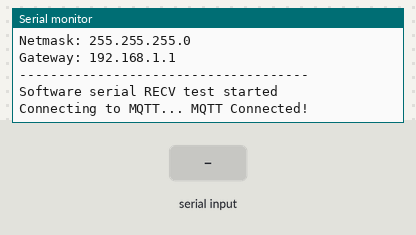
A sketch run on a simulated ESP8266 (NodeMCU). On the bench: the last lines printed to the serial monitor. The inputs (shaded band) are chosen by the test bench. WiFi joins after 1.5 s; servers stay silent unless stated; no MQTT or app messages arrive unless stated.

Above: at 2.8 s.
2.9 s: "noise" received over the second serial link
At 3.5 s:
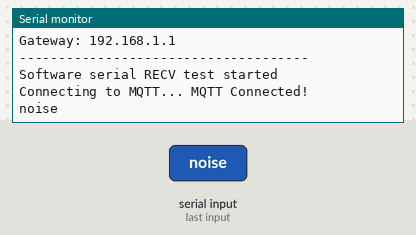
4.4 s: "humidity" received over the second serial link
At 4.8 s:
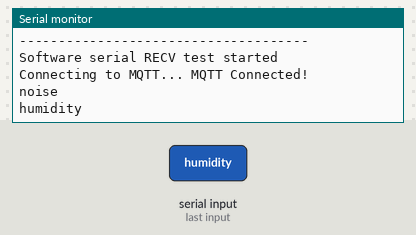
5.9 s: "temp" received over the second serial link
At 7.1 s:
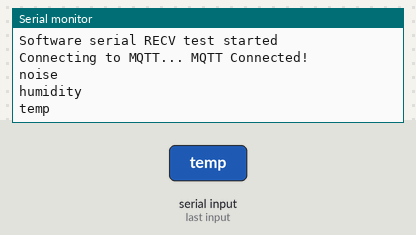
7.4 s: "light" received over the second serial link
At 8.0 s:
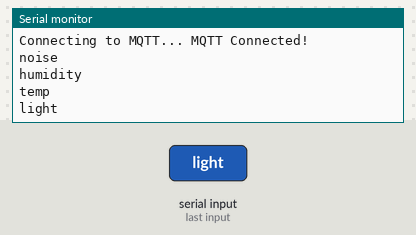

The sketch:

swser_esp_recv_env.ino
```cpp
#include <SoftwareSerial.h>
#include <stdio.h>
#include <string.h>
#include "Adafruit_MQTT.h"
#include "Adafruit_MQTT_Client.h"
#include <ESP8266WiFi.h>

/*********** WIFI Credentials ***********/
#define WLAN_SSID       "connectory 2"
#define WLAN_PASS       "c0nn3ct0ry2"
/****************************************/

/********** Adafruit.io Setup  **********/
#define AIO_SERVER      "io.adafruit.com"
#define AIO_SERVERPORT  1883               // use 8883 for SSL
#define AIO_USERNAME    "connectory_io"
#define AIO_KEY         "76805a2a35c84583a9ac77cd9ec5f546"
/****************************************/

/**************** Other *****************/
#define PIN_RX 14
#define PIN_TX 12
#define INPUT_SIZE 31
/****************************************/

/********** Global State ****************/
// Create an ESP8266 WiFiClient class to connect to the MQTT server.
WiFiClient client;

// Setup the MQTT client class by passing in the WiFi client and MQTT server and login details.
Adafruit_MQTT_Client mqtt(&client, AIO_SERVER, AIO_SERVERPORT, AIO_USERNAME, AIO_KEY);
/****************************************/

/*************** Feeds ******************/
// Setup publishing feeds
// Notice MQTT paths for AIO follow the form: <username>/feeds/<feedname>
Adafruit_MQTT_Publish light = Adafruit_MQTT_Publish(&mqtt, AIO_USERNAME "/feeds/photocell");
Adafruit_MQTT_Publish humidity = Adafruit_MQTT_Publish(&mqtt, AIO_USERNAME "/feeds/humidity");
Adafruit_MQTT_Publish temp = Adafruit_MQTT_Publish(&mqtt, AIO_USERNAME "/feeds/temp");
Adafruit_MQTT_Publish noise = Adafruit_MQTT_Publish(&mqtt, AIO_USERNAME "/feeds/noise");
/****************************************/

SoftwareSerial swSer(PIN_RX, PIN_TX, false, 256);

void setup() {
  // define pin modes for tx, rx:
  pinMode(PIN_RX, INPUT);
  pinMode(PIN_TX, OUTPUT);
  Serial.begin(9600);

  swSer.begin(9600);
  while (!Serial) {
    ; // wait for serial port to connect. Needed for native USB port only
  }

  // connect WiFi
  Serial.println();
  Serial.println();
  Serial.print("Connecting to ");
  Serial.println(WLAN_SSID);

  WiFi.begin(WLAN_SSID, WLAN_PASS);

  while (WiFi.status() != WL_CONNECTED) {
    delay(500);
    Serial.print(".");
  }

  Serial.println("");
  Serial.println("WiFi connected");
  Serial.println("IP address: ");
  Serial.println(WiFi.localIP());
  Serial.print("Netmask: ");
  Serial.println(WiFi.subnetMask());
  Serial.print("Gateway: ");
  Serial.println(WiFi.gatewayIP());
  Serial.println("-------------------------------------");

  Serial.println("\nSoftware serial RECV test started");
}

void loop() {
  MQTT_connect();
  delay(50);
  char incomingSerialData[INPUT_SIZE+1] = {0};
  //char commandString[INPUT_SIZE+1] = {0};
  if (getCommand(incomingSerialData) > 0) {
    //
//    strcpy(commandString, incomingSerialData);
//    Serial.print("command string: ");
//    Serial.print(incomingSerialData);
//    Serial.print(" || ");
//    Serial.println(commandString);
    //
    //delay(50);
    parseCommand(incomingSerialData);
    delay(50);
    //swSer.flush();
    //Serial.println("loop");
  }
}

int getCommand(char *incomingSerialData)
{
  int incomingSerialDataIndex = 0; // Stores the next 'empty space' in the array

  while(swSer.available() > 0)
  {
    incomingSerialData[incomingSerialDataIndex] = swSer.read();
    if (incomingSerialData[incomingSerialDataIndex] != 13) {
      incomingSerialDataIndex++; // Ensure the next byte is added in the next position
    }
    incomingSerialData[incomingSerialDataIndex] = 0;
  }

  if (incomingSerialDataIndex > 0) {
    //Serial.println(incomingSerialData);
    //Serial.print("\n");
  }

  return incomingSerialDataIndex;
}

void parseCommand(char *commandString) {
  char *command = strtok(commandString, ":");
  char pubSet[2][INPUT_SIZE/2+1];
  int index = 0;
  while (command != NULL && index < 2) {
    Serial.println(command);
    if (command != NULL && command != 0 && strlen(command)>3) {
      //pubSet[index] = command;
      strcpy(pubSet[index], command);
      index++;
    }
    command = strtok(NULL, ":");
  }
  if (index > 1) {
    if (pubSet[0] != NULL && pubSet[1] != NULL) {
      Serial.print("pubSet[0]= ");
      Serial.print(pubSet[0]); Serial.print(" ");
      Serial.print("pubSet[1]= ");
      Serial.println(pubSet[1]);
      publishToFeed(pubSet[0], pubSet[1]);
//      if (strcmp(pubSet[0], "noise") == 0) {
//        if (! noise.publish(pubSet[1])) {
//          Serial.println(F("noise publish failed"));
//        } else {
//          Serial.println(F("noise publish OK!"));
//        }
//      }
    }
  }

}

void publishToFeed(char *feed, char *value) {
  Serial.print("feed= ");
  Serial.print(feed); Serial.print(" ");
  Serial.print("value= ");
  Serial.println(value);
  if (strcmp(feed, "noise") == 0) {
    if (! noise.publish(value)) {
      Serial.println(F("noise publish failed"));
    } else {
      Serial.println(F("noise publish OK!"));
    }
  }
  else if (strcmp(feed, "humidity") == 0) {
    if (! humidity.publish(value)) {
      Serial.println(F("humidity publish failed"));
    } else {
      Serial.println(F("humidity publish OK!"));
    }
  }
  else if (strcmp(feed, "temp") == 0) {
    if (! temp.publish(value)) {
      Serial.println(F("temp publish failed"));
    } else {
      Serial.println(F("temp publish OK!"));
    }
  }
  else if (strcmp(feed, "light") == 0) {
    if (! light.publish(value)) {
      Serial.println(F("light publish failed"));
    } else {
      Serial.println(F("light publish OK!"));
    }
  }
}

// Function to connect and reconnect as necessary to the MQTT server.
// Should be called in the loop function and it will take care if connecting.
void MQTT_connect() {
  int8_t ret;

  // Stop if already connected.
  if (mqtt.connected()) {
    return;
  }

  Serial.print("Connecting to MQTT... ");

  uint8_t retries = 3;
  while ((ret = mqtt.connect()) != 0) { // connect will return 0 for connected
       Serial.println(mqtt.connectErrorString(ret));
       Serial.println("Retrying MQTT connection in 5 seconds...");
       mqtt.disconnect();
       delay(5000);  // wait 5 seconds
       retries--;
       if (retries == 0) {
         // basically die and wait for WDT to reset me
         while (1);
       }
  }
  Serial.println("MQTT Connected!");
}
```

Measured:
- after the input at 2.9 s, the serial monitor: prints a new line at once (image 1)
- after the input at 4.4 s, the serial monitor: prints a new line at once (image 2)
- after the input at 5.9 s, the serial monitor: prints a new line after 0.05 s (image 3)
- after the input at 7.4 s, the serial monitor: prints a new line at once (image 4)
